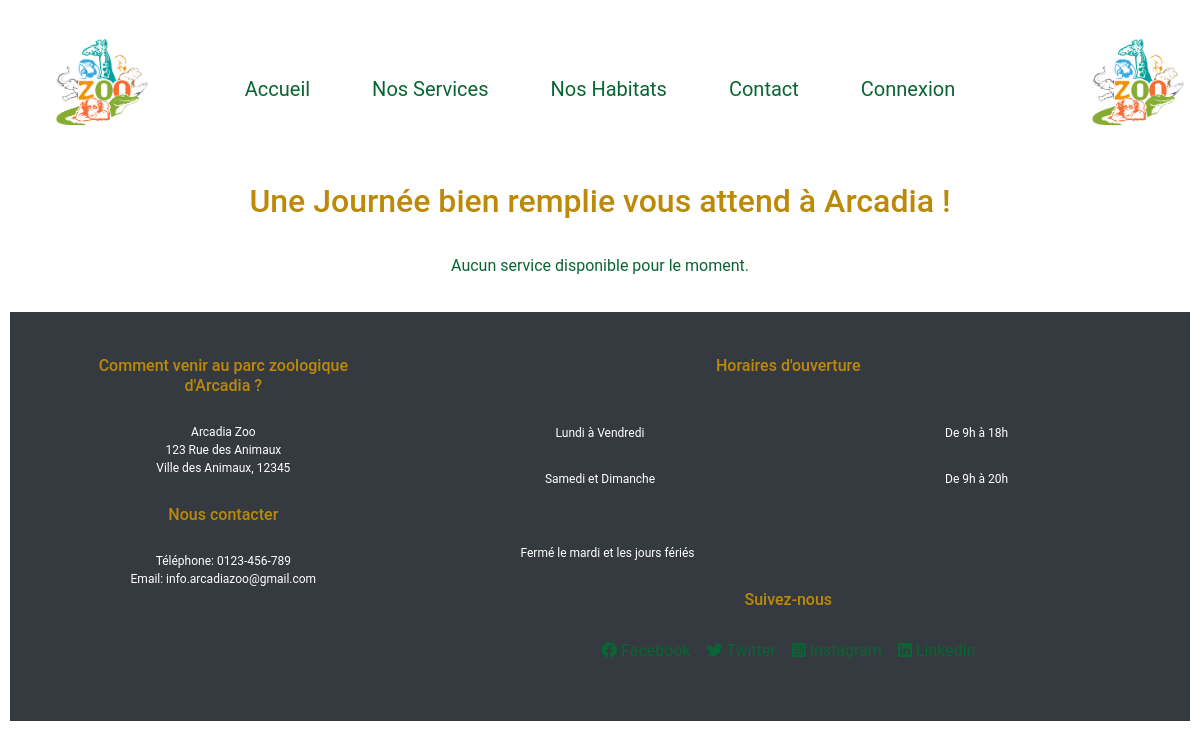
Page /public/services.php on the earlier database version.
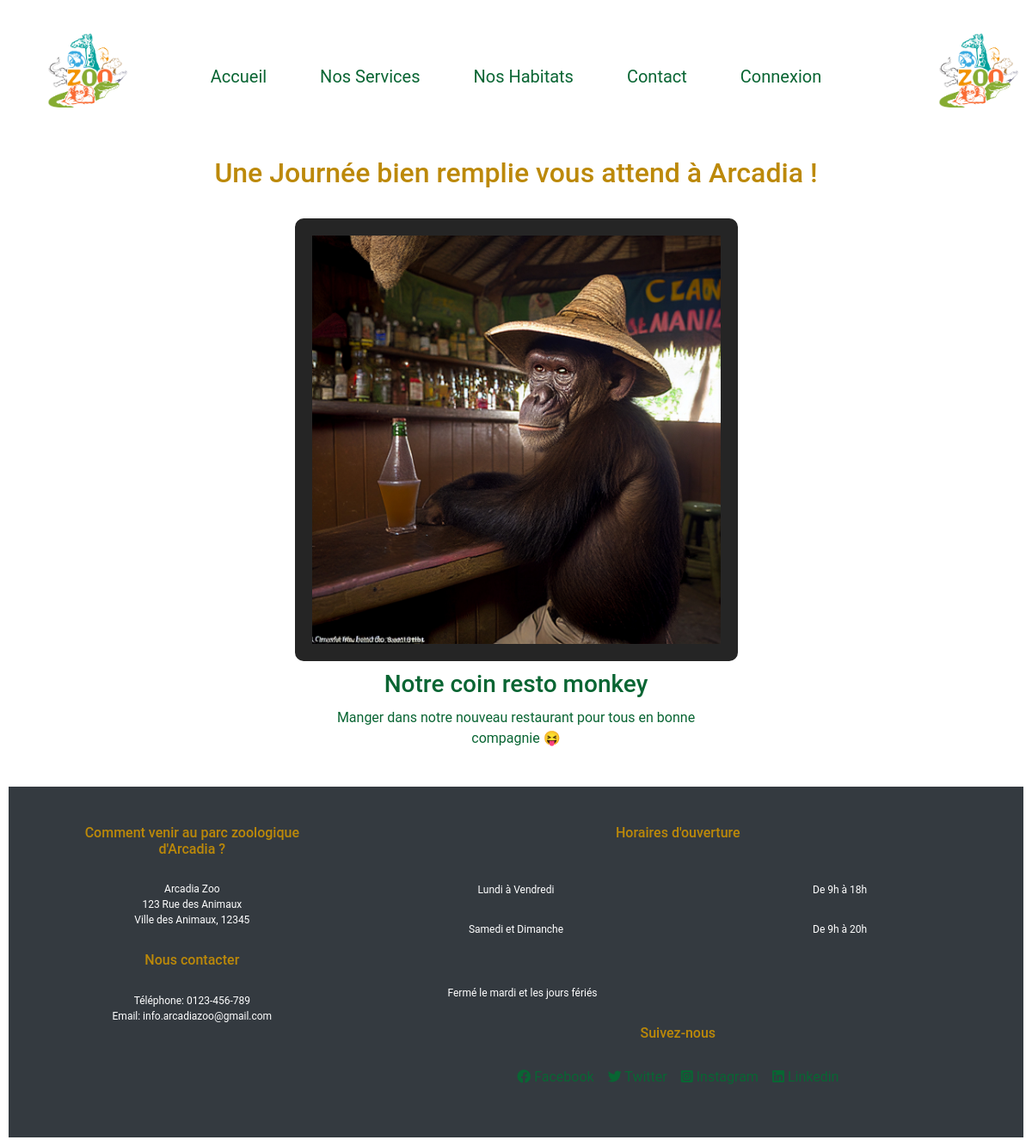
Same page on the later database version.
### tables this page shows
CREATE TABLE `Services` (
  `IdService` int(11) NOT NULL,
  `NomService` varchar(100) NOT NULL,
  `DescriptionService` text DEFAULT NULL,
  `ImageService` varchar(255) DEFAULT NULL
);

### public/services.php (the view, shortened to what the changed rows need)
<?php
require_once('../back-end-php/config.php');
$sql = "SELECT NomService, DescriptionService, ImageService FROM services";
$result = $conn->query($sql);
?>
<!DOCTYPE html>
<html lang="fr">
<head>
  <link rel="stylesheet" href="https://stackpath.bootstrapcdn.com/bootstrap/4.5.2/css/bootstrap.min.css">
  <link rel="stylesheet" href="/assets/style.css">
  <link rel="stylesheet" href="https://cdnjs.cloudflare.com/ajax/libs/font-awesome/5.15.4/css/all.min.css" />
</head>
<body>
  <div class="container mt-4">
    <h2 class="text-center mb-4">Une Journée bien remplie vous attend à Arcadia !</h2>
    <div id="carouselServices" class="carousel slide" data-ride="carousel">
      <div class="carousel-inner">
        <?php
        $active = true;
        if ($result !== false && $result->rowCount() > 0) {
          while ($row = $result->fetch(PDO::FETCH_ASSOC)) {
            ?>
            <div class="carousel-item <?php echo $active ? 'active' : ''; ?>">
              <div class="row justify-content-center">
                <div class="col-md-6">
                  <div class="service">
                    <?php
                    if (!empty($row['ImageService'])) {
                      echo '<img src="' . htmlspecialchars($row['ImageService']) . '" alt="' . htmlspecialchars($row['NomService']) . '" class="img-fluid" />';
                    } else {
                      echo '<img src="/assets/images/default-service-image.jpg" alt="' . htmlspecialchars($row['NomService']) . '" class="img-fluid" />';
                    }
                    ?>
                    <h3><?php echo htmlspecialchars($row['NomService']); ?></h3>
                    <p><?php echo htmlspecialchars($row['DescriptionService']); ?></p>
                  </div>
                </div>
              </div>
            </div>
            <?php
            $active = false;
          }
        } else {
          ?>
          <p class="text-center">Aucun service disponible pour le moment.</p>
          <?php
        }
        ?>
      </div>
    </div>
  </div>
</body>
</html>

Differences in the rows shown:
added services: ImageService (picture), NomService "Notre coin resto monkey", DescriptionService "Manger dans notre nouveau restaurant pour tous en bonne compagnie 😝"
Other differences:
text no longer shown: "Aucun service disponible pour le moment."
